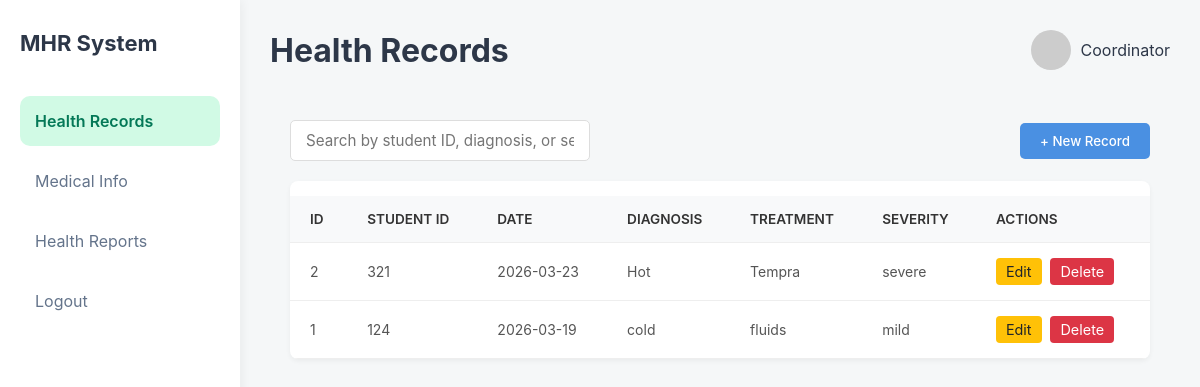
/coordinator/health_records.php, run on the app's committed database.
### tables this page shows
CREATE TABLE `medical_records` (
  `id` int(11) NOT NULL,
  `student_id` varchar(255) NOT NULL,
  `date` date NOT NULL,
  `diagnosis` varchar(255) NOT NULL,
  `treatment` text NOT NULL,
  `severity` enum('mild','moderate','severe') NOT NULL,
  `created_at` timestamp NOT NULL DEFAULT current_timestamp()
);

### coordinator/health_records.php (the view, shortened to what this page needs)
<?php
$servername = "localhost";
$db_username = "root";
$db_password = "";
$dbname = "mhr";
$conn = new mysqli($servername, $db_username, $db_password, $dbname);
$search = $_GET['search'] ?? '';
$records = [];
$sql_fetch = "SELECT id, student_id, date, diagnosis, treatment, severity FROM medical_records";
$sql_fetch .= " ORDER BY date DESC";
$stmt_fetch = $conn->prepare($sql_fetch);
if ($stmt_fetch) {
    $stmt_fetch->execute();
    $result = $stmt_fetch->get_result();
    if ($result) {
        $records = $result->fetch_all(MYSQLI_ASSOC);
    } else {
        $message = "Error fetching records: " . $conn->error;
    }
} else {
    $message = "Error preparing statement: " . $conn->error;
}
?>
<!DOCTYPE html>
<html lang="en">
<head>
<link rel="stylesheet" href="medical_records.css">
<link rel="stylesheet" href="dashboard.css">
</head>
<body>
<div class="dashboard">
<?php include 'sidebar.php'; ?>
<main class="main">
<header class="topbar">
<h1>Health Records</h1>
<div class="admin">
<img src="https://i.pravatar.cc/40">
<span>Coordinator</span>
</div>
</header>
<section class="records-container">
    <div class="records-controls">
        <form class="search-box" method="GET" action="health_records.php">
            <input type="text" name="search" value="<?php echo htmlspecialchars($search); ?>" placeholder="Search by student ID, diagnosis, or severity...">
        </form>
        <button class="btn-add-record">
            <span>+ New Record</span>
        </button>
    </div>
    <div class="table-responsive">
        <table class="records-table">
            <thead>
                <tr>
                    <th>ID</th>
                    <th>Student ID</th>
                    <th>Date</th>
                    <th>Diagnosis</th>
                    <th>Treatment</th>
                    <th>Severity</th>
                    <th>Actions</th>
                </tr>
            </thead>
            <tbody>
                <?php if (!empty($records)): ?>
                    <?php foreach ($records as $record): ?>
                        <tr>
                            <td><?php echo htmlspecialchars($record['id']); ?></td>
                            <td><?php echo htmlspecialchars($record['student_id']); ?></td>
                            <td><?php echo htmlspecialchars(date('Y-m-d', strtotime($record['date']))); ?></td>
                            <td><?php echo htmlspecialchars($record['diagnosis']); ?></td>
                            <td><?php echo htmlspecialchars($record['treatment']); ?></td>
                            <td><?php echo htmlspecialchars($record['severity']); ?></td>
                            <td>
                                <button class="btn-action edit"
                                    data-id="<?php echo $record['id']; ?>"
                                    data-student="<?php echo htmlspecialchars($record['student_id']); ?>"
                                    data-date="<?php echo htmlspecialchars($record['date']); ?>"
                                    data-diagnosis="<?php echo htmlspecialchars($record['diagnosis']); ?>"
                                    data-treatment="<?php echo htmlspecialchars($record['treatment']); ?>"
                                    data-severity="<?php echo htmlspecialchars($record['severity']); ?>"
                                    onclick="openEditModal(this)">
                                    Edit
                                </button>
                                <form method="POST" action="health_records.php" style="display:inline-block;" onsubmit="return confirm('Are you sure you want to delete this record?');">
                                    <button type="submit" name="delete_record" class="btn-action delete">Delete</button>
                                </form>
                            </td>
                        </tr>
                    <?php endforeach; ?>
                <?php else: ?>
                    <tr>
                        <td colspan="7" style="text-align: center;"><?php echo !empty($search) ? 'No records found matching your search.' : 'No medical records found.'; ?></td>
                    </tr>
                <?php endif; ?>
            </tbody>
        </table>
    </div>
</section>
</main>
</div>
</body>
</html>

### coordinator/medical_records.css (style rules this page uses)
.records-container { padding: 20px; height: calc(100vh - 80px); box-sizing: border-box; overflow-y: auto; }
.records-controls { display: flex; justify-content: space-between; align-items: center; margin-bottom: 20px; flex-wrap: wrap; gap: 15px; }
.search-box input { padding: 10px 15px; border: 1px solid #ddd; border-radius: 5px; width: 300px; font-size: 0.95rem; }
.btn-add-record { background: #4a90e2; color: white; border: none; padding: 10px 20px; border-radius: 5px; cursor: pointer; font-weight: 500; display: flex; align-items: center; gap: 8px; }
.table-responsive { background: #fff; border-radius: 8px; box-shadow: 0 2px 5px rgba(0,0,0,0.05); overflow-x: auto; }
.records-table { width: 100%; border-collapse: collapse; min-width: 800px; }
.records-table th, .records-table td { padding: 15px 20px; text-align: left; border-bottom: 1px solid #eee; color: #555; }
.records-table th { background: #f8f9fa; color: #333; font-weight: 600; text-transform: uppercase; font-size: 0.85rem; }

### coordinator/dashboard.css (style rules this page uses)
* { margin:0; padding:0; box-sizing:border-box; font-family: "Inter", sans-serif; }
body { background:#f5f7f8; color:#2d3748; }
.dashboard { display:flex; min-height:100vh; }
.main { flex:1; padding:30px; }
.topbar { display:flex; justify-content:space-between; align-items:center; margin-bottom:30px; }
.admin { display:flex; align-items:center; gap:10px; }
.admin img { border-radius:50%; }
table { width:100%; border-collapse:collapse; margin-top:15px; }
th,td { padding:10px; text-align:left; border-bottom:1px solid #eee; font-size:14px; }

### coordinator/health_records.php (style rules this page uses)
.btn-action { padding: 5px 10px; border: none; border-radius: 4px; cursor: pointer; font-size: 0.9rem; margin-right: 5px; }
.btn-action.edit { background-color: #ffc107; color: #212529; }
.btn-action.delete { background-color: #dc3545; color: white; }

### data on the page
medical_records: id "2", student "321", date "2026-03-23", diagnosis "Hot", treatment "Tempra", severity "severe"
medical_records: id "1", student "124", date "2026-03-19", diagnosis "cold", treatment "fluids", severity "mild"
